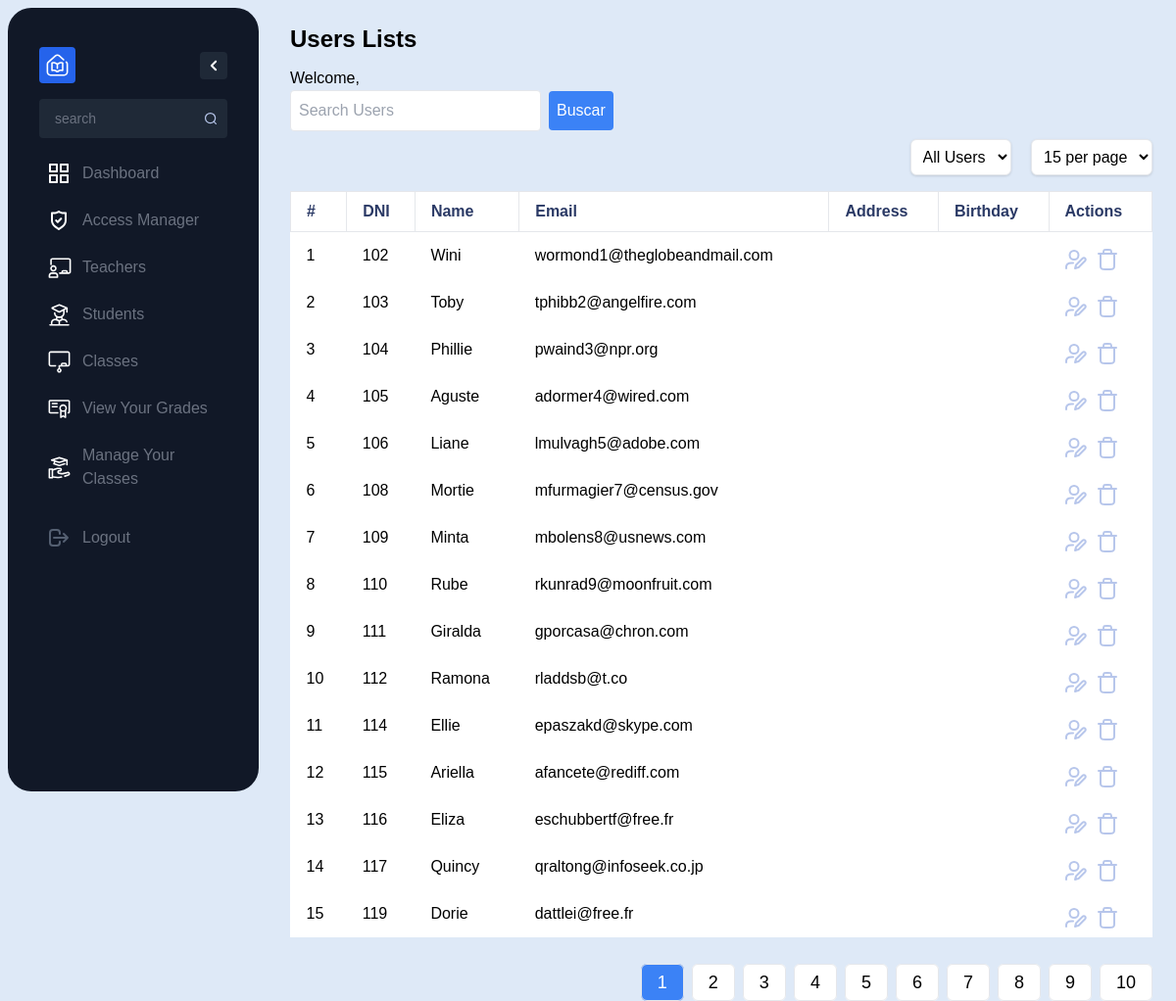
Before: / with the older database file.
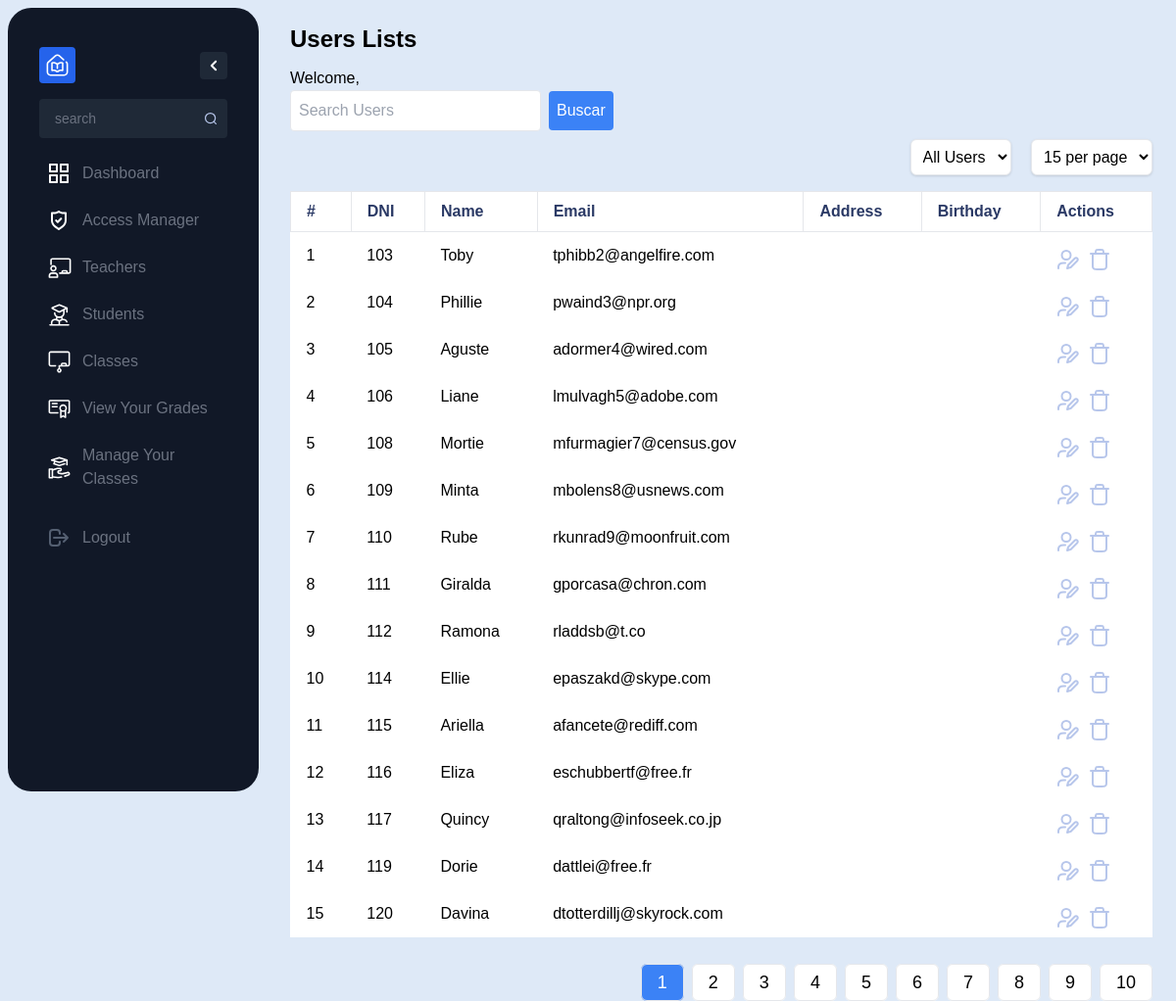
After: the same page with the newer database file.
### tables this page shows
CREATE TABLE `users` (
  `id` int(11) NOT NULL,
  `username` varchar(50) NOT NULL,
  `password` varchar(50) NOT NULL,
  `email` varchar(100) DEFAULT NULL,
  `roleId` int(11) DEFAULT NULL,
  `name` varchar(255) DEFAULT NULL,
  `address` varchar(255) DEFAULT NULL,
  `birthday` date DEFAULT NULL,
  `photo` varchar(255) DEFAULT NULL
);

### src/Controller/AdminController.php (called while the page is built, shortened)
<?php
class AdminController extends UserController
{
  public function getAllUsers($userType = 'all')
  {
    try {
      $db = $this->connectDB();
      if ($userType === 'all') {
        $query = $db->query("SELECT COUNT(*) as count FROM users");
      } else {
        $stmt = $db->prepare("SELECT COUNT(*) as count FROM users WHERE roleId = :userType");
        $stmt->bindParam(':userType', $userType, PDO::PARAM_INT);
        $stmt->execute();
        return $stmt->fetch(PDO::FETCH_ASSOC)['count'];
      }
      $result = $query->fetch(PDO::FETCH_ASSOC);
      return $result['count'];
    } catch (Exception $e) {
      die('Erro: ' . $e->getMessage());
    }
  }
  public function getUsersByPage($page, $userType = 'all', $resultsPerPage = 10, $searchTerm = '')
  {
    $start = ($page - 1) * $resultsPerPage;
    try {
      $db = $this->connectDB();
      $userTypeCondition = '';
      if ($searchTerm) {
        $searchTerm = '%' . $searchTerm . '%';
        $query = $db->prepare("SELECT * FROM users WHERE name LIKE :searchTerm $userTypeCondition LIMIT :start, :limit");
        $query->bindParam(':searchTerm', $searchTerm, PDO::PARAM_STR);
      } else {
        $query = $db->prepare("SELECT * FROM users WHERE 1 = 1 $userTypeCondition LIMIT :start, :limit");
      }
      $query->bindParam(':start', $start, PDO::PARAM_INT);
      $query->bindParam(':limit', $resultsPerPage, PDO::PARAM_INT);
      $query->execute();
      return $query->fetchAll(PDO::FETCH_ASSOC);
    } catch (Exception $e) {
      die('Erro: ' . $e->getMessage());
    }
  }
}

### src/View/admin/admin_dashboard.php (the view, shortened to what this page needs)
<?php
require_once __DIR__ . '../../../Controller/AdminController.php';
function getUserTypeName($userType)
{
    switch ($userType) {
        default:
            return "Users";
    }
}
$adminController = new AdminController();
$userType = $_GET['user_type'] ?? 'all';
$resultsPerPage = $_GET['results_per_page'] ?? 15;
$currentPage = $_GET['page'] ?? 1;
$searchTerm = $_GET['search'] ?? '';
$users = $adminController->getUsersByPage($currentPage, $userType, $resultsPerPage, $searchTerm);
$totalUsers = $adminController->getAllUsers($userType);
$totalPages = ceil($totalUsers / $resultsPerPage);
?>
<!DOCTYPE html>
<html lang="en">
<head>
    <link href="/dist/output.css" rel="stylesheet">
</head>
<body class="flex">
    <nav>
        <?php include '../../View/components/sidebar.php'; ?>
    </nav>
    <div class="rounded-lg  p-6 w-screen  h-screen flex flex-col">
        <div>
            <h1 class="text-2xl font-semibold mb-3"><?php echo getUserTypeName($userType); ?> Lists</h1>
            <p>
                Welcome,
            </p>
            <div class="flex items-center mb-2">
                <input type="text" id="searchInput" class="p-2 w-64  border rounded" placeholder="Search Users">
                <button id="searchButton" class="ml-2 bg-blue-500 text-white p-2 rounded">Buscar</button>
            </div>
        </div>
        <div class="mb-4" style="text-align: right;">
            <div class="inline-block mr-4">
                <select id="userTypeFilter" class="bg-white border rounded-md p-2 shadow">
                    <option value="all" <?= ($userType == 'all') ? 'selected' : '' ?>>All Users</option>
                </select>
            </div>
            <div class="inline-block">
                <select id="resultsPerPage" class="bg-white border rounded-md p-2 shadow">
                    <option value="15" <?= ($resultsPerPage == 15) ? 'selected' : '' ?>>15 per page</option>
                </select>
            </div>
        </div>
        <table class="bg-white mb-4">
            <thead class="text-primaria border-none">
                <th class="py-2 px-4 border text-left">#</th>
                <th class="py-2 px-4 border text-left">DNI</th>
                <th class="py-2 px-4 border text-left">Name</th>
                <th class="py-2 px-4 border text-left">Email</th>
                <th class="py-2 px-4 border text-left">Address</th>
                <th class="py-2 px-4 border text-left">Birthday</th>
                <th class="py-2 px-4 border text-left">Actions</th>
            </thead>
            <tbody class="bg-white rounded-lg">
                <?php
                $count = 1;
                foreach ($users as $user) { ?>
                    <tr class="space-y-2">
                        <td class="py-2 px-4"><?= $count++; ?></td>
                        <td class="py-2 px-4 mb-64"><?= $user["id"]; ?></td>
                        <td class="py-2 px-4"><?= $user["name"]; ?></td>
                        <td class="py-2 px-4"><?= $user["email"]; ?></td>
                        <td class="py-2 px-4"><?= $user["address"]; ?></td>
                        <td class="py-2 px-4"><?= $user["birthday"]; ?></td>
                        <td class="py-2 px-4 flex space-x-2">
                            <a class="edit-button" href="../student/editUsers.php?id=<?= $user['id'] ?>">
                                <img src="/assets/user-edit.svg" alt="Editar">
                            </a>
                            <a href="../../Controller/actions/deleteUsers.php?id=<?= $user['id'] ?>">
                                <img src="/assets/trash-02.svg" alt="Deletar">
                            </a>
                        </td>
                    </tr>
                <?php } ?>
            </tbody>
        </table>
        <div class="flex justify-end mt-4">
            <ul class="pagination flex space-x-2">
                <?php for ($i = 1; $i <= $totalPages; $i++) : ?>
                    <li class="page-item">
                        <a class="page-link text-lg px-4 py-2 border rounded-md transition duration-150 <?= ($currentPage == $i) ? 'bg-blue-500 text-white' : 'bg-white hover:bg-gray-200' ?>" href="?page=<?= $i ?>"><?= $i ?></a>
                    </li>
                <?php endfor; ?>
            </ul>
        </div>
    </div>
</body>
</html>

### src/View/components/sidebar.php (shortened to what this page needs)
<html lang="en">
<head>
    <link href="/dist/output.css" rel="stylesheet">
</head>
<body>
    <nav id="sidebar" class="contracted-nav h-screen w-64 p-2  m-2 rounded-3xl bg-gray-900">
        <div>
            <div class="px-6 pt-8">
                <div class="flex items-center justify-between">
                    <a href="#" class="bg-blue-600 p-1.5 rounded flex items-center justify-center">
                    </a>
                    <button class="flex items-center justify-center p-0.5 rounded bg-gray-800" href="#">
                    </button>
                </div>
            </div>
            <div>
                <div class="px-6 pt-4 sidebar-hideable">
                    <input type="text" class=" sidebar-hideable w-full rounded px-4 py-2.5 text-sm font-light bg-gray-800 text-gray-400 placeholder-gray-500" placeholder="search" />
                </div>
            </div>
            <div class="px-6 pt-4">
                <ul class="flex flex-col space-y-2">
                    <li class="relative text-gray-500 hover:text-white focus-within:text-white">
                        <div class="absolute inset-y-0 left-0 flex items-center pl-2  pointer-events-none">
                        </div>
                        <a href="#" class="inline-block w-full py-2 pl-11 pr-4 text-md rounded hover:bg-gray-800 focus:outline-none focus:ring-1 focus:ring-gray-500 focus:bg-gray-800 ">
                            <p class="sidebar-hideable">Dashboard</p>
                        </a>
                    </li>
                    <li class="relative text-gray-500 hover:text-white focus-within:text-white">
                        <div class="absolute inset-y-0 left-0 flex items-center pl-2  pointer-events-none">
                        </div>
                        <a href="#" class="inline-block w-full py-2 pl-11 pr-4 text-md rounded hover:bg-gray-800 focus:outline-none focus:ring-1 focus:ring-gray-500 focus:bg-gray-800 ">
                            <p class="sidebar-hideable">Access Manager</p>
                        </a>
                    </li>
                    <li class="relative text-gray-500 hover:text-white focus-within:text-white">
                        <div class="absolute inset-y-0 left-0 flex items-center pl-2  pointer-events-none">
                        </div>
                        <a href="#" class="inline-block w-full py-2 pl-11 pr-4 text-md rounded hover:bg-gray-800 focus:outline-none focus:ring-1 focus:ring-gray-500 focus:bg-gray-800 ">
                            <p class="sidebar-hideable">Teachers</p>
                        </a>
                    </li>
                    <li class="relative text-gray-500 hover:text-white focus-within:text-white">
                        <div class="absolute inset-y-0 left-0 flex items-center pl-2  pointer-events-none">
                        </div>
                        <a href="#" class="inline-block w-full py-2 pl-11 pr-4 text-md rounded hover:bg-gray-800 focus:outline-none focus:ring-1 focus:ring-gray-500 focus:bg-gray-800 ">
                            <p class="sidebar-hideable">Students</p>
                        </a>
                    </li>
                    <li class="relative text-gray-500 hover:text-white focus-within:text-white">
                        <div class="absolute inset-y-0 left-0 flex items-center pl-2  pointer-events-none">
                        </div>
                        <a href="#" class="inline-block w-full py-2 pl-11 pr-4 text-md rounded hover:bg-gray-800 focus:outline-none focus:ring-1 focus:ring-gray-500 focus:bg-gray-800 ">
                            <p class="sidebar-hideable">Classes</p>
                        </a>
                    </li>
                    <li class="relative text-gray-500 hover:text-white focus-within:text-white">
                        <div class="absolute inset-y-0 left-0 flex items-center pl-2  pointer-events-none">
                        </div>
                        <a href="#" class="inline-block w-full py-2 pl-11 pr-4 text-md rounded hover:bg-gray-800 focus:outline-none focus:ring-1 focus:ring-gray-500 focus:bg-gray-800 ">
                            <p class="sidebar-hideable">View Your Grades</p>
                        </a>
                    </li>
                    <li class="relative text-gray-500 hover:text-white focus-within:text-white">
                        <div class="absolute inset-y-0 left-0 flex items-center pl-2  pointer-events-none">
                        </div>
                        <a href="#" class="inline-block w-full py-2 pl-11 pr-4 text-md rounded hover:bg-gray-800 focus:outline-none focus:ring-1 focus:ring-gray-500 focus:bg-gray-800 ">
                            <p class="sidebar-hideable">Manage Your Classes</p>
                        </a>
                    </li>
                </ul>
            </div>
        </div>
        <div class="flex items-baseline mt-[20px] ml-6 h-[alturaDesejada]">
            <div class="relative text-gray-500 hover:text-white focus-within:text-white">
                <div class="absolute inset-y-0 left-0 flex items-center pl-2  pointer-events-none">
                </div>
                <a href="../logout.php" class="inline-block w-full py-2 pl-11 pr-4 text-md rounded hover:bg-gray-800 focus:outline-none focus:ring-1 focus:ring-gray-500 focus:bg-gray-800 ">
                    <p class="sidebar-hideable">Logout</p>
                </a>
            </div>
        </div>
    </nav>
</body>
</html>

### index.php (shortened to what this page needs)
<?php
require_once __DIR__ . '/src/View/admin/admin_dashboard.php';
?>
<!DOCTYPE html>
<html lang="en">
<head>
</head>
<body>
</body>
</html>

Changed rows visible on the page:
removed users: id "102", name "Wini", email "wormond1@theglobeandmail.com"
now on this page (row unchanged): users: id "120", name "Davina", email "dtotterdillj@skyrock.com"
